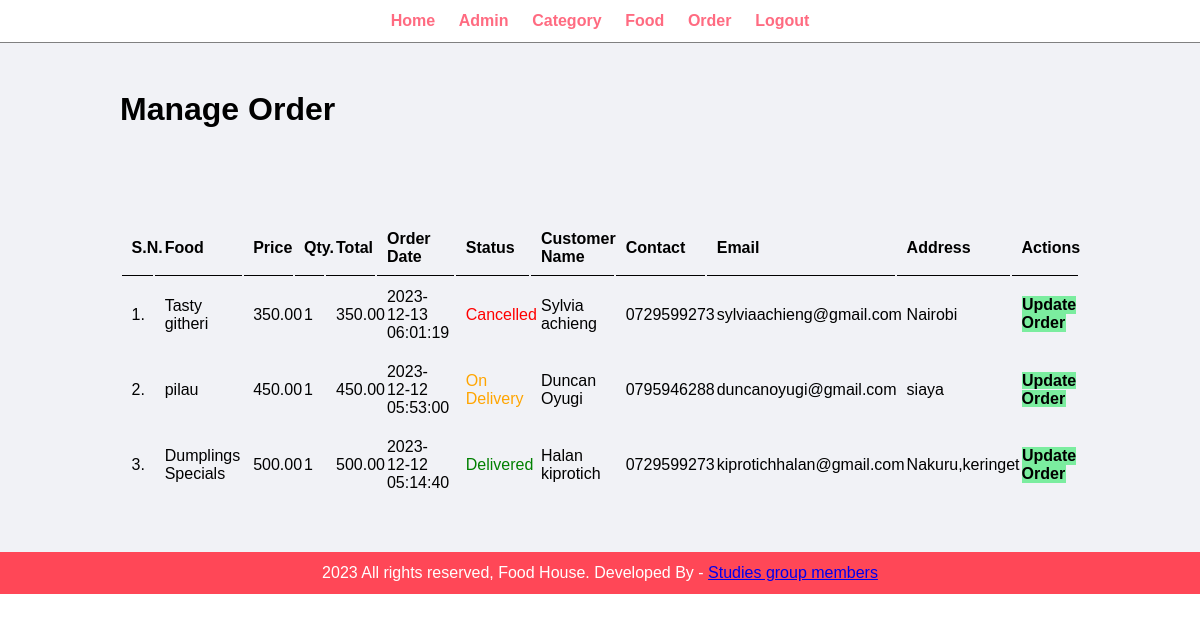
Page /admin/manage-order.php (signed in) on the committed database.
### tables this page shows
CREATE TABLE `tbl_order` (
  `id` int(10) UNSIGNED NOT NULL,
  `food` varchar(150) NOT NULL,
  `price` decimal(10,2) NOT NULL,
  `qty` int(11) NOT NULL,
  `total` decimal(10,2) NOT NULL,
  `order_date` datetime NOT NULL,
  `status` varchar(50) NOT NULL,
  `customer_name` varchar(150) NOT NULL,
  `customer_contact` varchar(20) NOT NULL,
  `customer_email` varchar(150) NOT NULL,
  `customer_address` varchar(255) NOT NULL
);

### admin/manage-order.php (the view, shortened to what this page needs)
<?php include('partials/menu.php'); ?>
<div class="main-content">
    <div class="wrapper">
        <h1>Manage Order</h1>
                <br /><br /><br />
                <br><br>
                <table class="tbl-full">
                    <tr>
                        <th>S.N.</th>
                        <th>Food</th>
                        <th>Price</th>
                        <th>Qty.</th>
                        <th>Total</th>
                        <th>Order Date</th>
                        <th>Status</th>
                        <th>Customer Name</th>
                        <th>Contact</th>
                        <th>Email</th>
                        <th>Address</th>
                        <th>Actions</th>
                    </tr>
                    <?php
                        $sql = "SELECT * FROM tbl_order ORDER BY id DESC";
                        $res = mysqli_query($conn, $sql);
                        $count = mysqli_num_rows($res);
                        $sn = 1;
                        if($count>0)
                        {
                            while($row=mysqli_fetch_assoc($res))
                            {
                                $id = $row['id'];
                                $food = $row['food'];
                                $price = $row['price'];
                                $qty = $row['qty'];
                                $total = $row['total'];
                                $order_date = $row['order_date'];
                                $status = $row['status'];
                                $customer_name = $row['customer_name'];
                                $customer_contact = $row['customer_contact'];
                                $customer_email = $row['customer_email'];
                                $customer_address = $row['customer_address'];
                                ?>
                                    <tr>
                                        <td><?php echo $sn++; ?>. </td>
                                        <td><?php echo $food; ?></td>
                                        <td><?php echo $price; ?></td>
                                        <td><?php echo $qty; ?></td>
                                        <td><?php echo $total; ?></td>
                                        <td><?php echo $order_date; ?></td>
                                        <td>
                                            <?php
                                                if($status=="Ordered")
                                                {
                                                    echo "<label>$status</label>";
                                                }
                                                elseif($status=="On Delivery")
                                                {
                                                    echo "<label style='color: orange;'>$status</label>";
                                                }
                                                elseif($status=="Delivered")
                                                {
                                                    echo "<label style='color: green;'>$status</label>";
                                                }
                                                elseif($status=="Cancelled")
                                                {
                                                    echo "<label style='color: red;'>$status</label>";
                                                }
                                            ?>
                                        </td>
                                        <td><?php echo $customer_name; ?></td>
                                        <td><?php echo $customer_contact; ?></td>
                                        <td><?php echo $customer_email; ?></td>
                                        <td><?php echo $customer_address; ?></td>
                                        <td>
                                            <a href="<?php echo SITEURL; ?>admin/update-order.php?id=<?php echo $id; ?>" class="btn-secondary">Update Order</a>
                                        </td>
                                    </tr>
                                <?php
                            }
                        }
                        else
                        {
                            echo "<tr><td colspan='12' class='error'>Orders not Available</td></tr>";
                        }
                    ?>
                </table>
    </div>
</div>
<?php include('partials/footer.php'); ?>

### css/admin.css (style rules this page uses)
* { margin: 0; padding: 0; font-family: Arial, Helvetica, sans-serif; }
.wrapper { padding: 1%; width: 80%; margin: 0 auto; }
.tbl-full { width: 100%; }
table tr th { border-bottom: 1px solid black; padding: 1%; text-align: left; }
table tr td { padding: 1%; }
.btn-secondary { background-color: #7bed9f; padding: 1%; color: black; text-decoration: none; font-weight: bold; }
.main-content { background-color: #f1f2f6; padding: 3% 0; }

### rows in the picture
tbl_order: food "Tasty githeri", price "350.00", qty "1", total "350.00", order_date "2023-12-13 06:01:19", status "Cancelled", customer_name "Sylvia achieng", customer_contact "0729599273", customer_email "sylviaachieng@gmail.com", customer_address "Nairobi"
tbl_order: food "pilau", price "450.00", qty "1", total "450.00", order_date "2023-12-12 05:53:00", status "On Delivery", customer_name "Duncan Oyugi", customer_contact "0795946288", customer_email "duncanoyugi@gmail.com", customer_address "siaya"
tbl_order: food "Dumplings Specials", price "500.00", qty "1", total "500.00", order_date "2023-12-12 05:14:40", status "Delivered", customer_name "Halan kiprotich", customer_contact "0729599273", customer_email "kiprotichhalan@gmail.com", customer_address "Nakuru,keringet"
